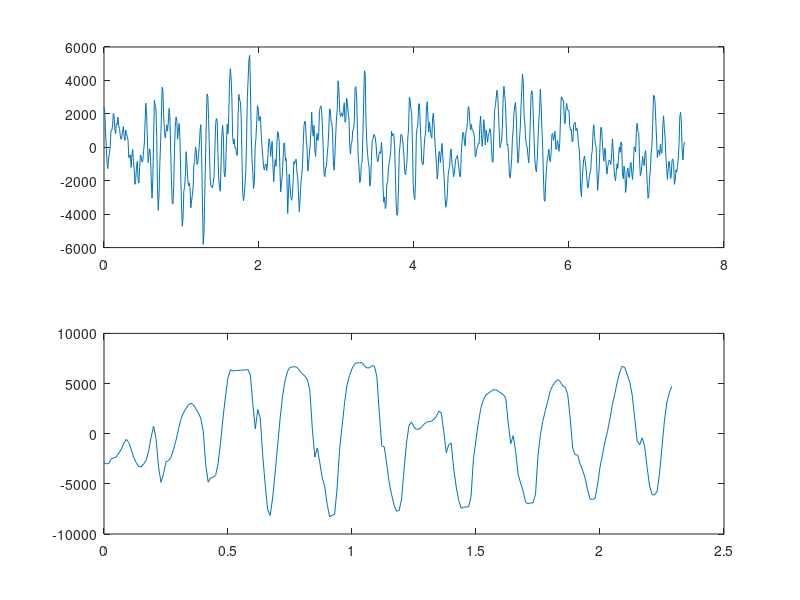
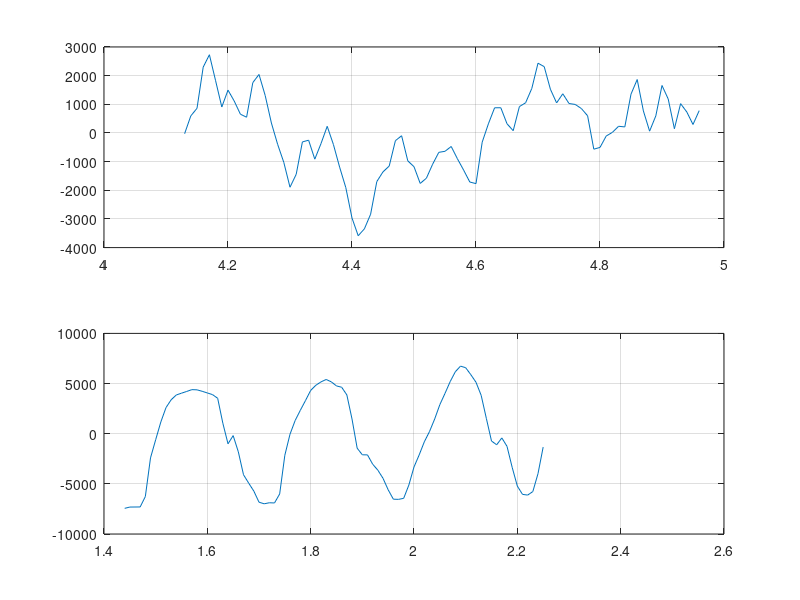
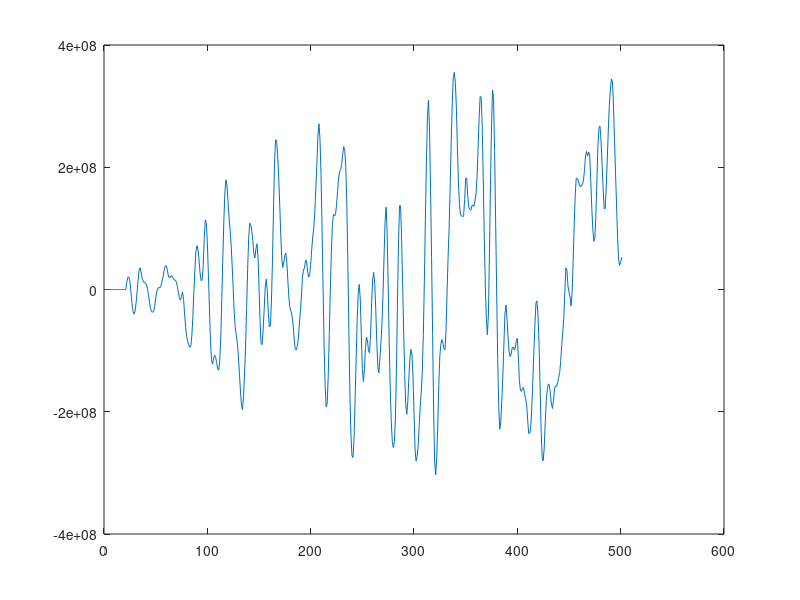
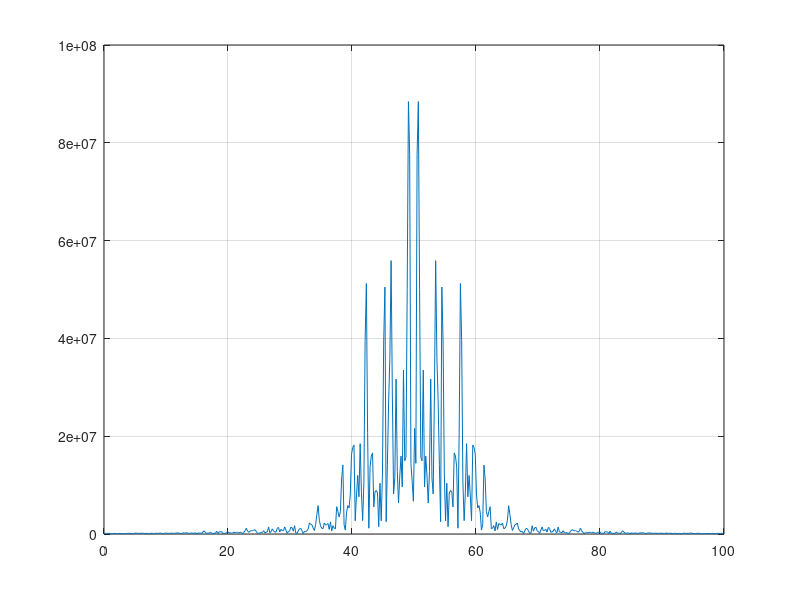

MATLAB code for these plots, in order:
%=== Завдання #3.6 ===
% Завантаження сигналу ЕЕГ файл (eeg1-f3.dat)
fs = 100;
eeg_1 = load('eeg1-f3.dat');
eeg1 = detrend(eeg_1);
t_1 = (0:length(eeg1)-1)/fs;
figure(22)
subplot(2, 1, 1); plot(t_1, eeg1);

% Завантаження сигналу ЕЕГ файл (eeg1-f4.dat)
eeg_2 = load('eeg1-f4.dat');
eeg2 = detrend(eeg_2);
t_2 = (0:length(eeg2)-1)/fs;
subplot(2, 1, 2); plot(t_2, eeg2);

% Виділення епохи сигналів ЕЕГ від t1 = 4,13 с до t2 = 4,96 с
t1 = 4.13;
t2 = 4.96;
t3 = 1.44;
t4 = 2.26;
n1 = fix(t1*fs)+1;
n2 = fix(t2*fs)+1;
n3 = fix(t3*fs)+1;
n4 = fix(t4*fs)+1;
figure(23)
subplot(2,1,1); plot(t_1(n1:n2), eeg1(n1:n2)), grid on;
subplot(2,1,2); plot(t_2(n3:n4), eeg2(n3:n4)), grid on;

% Обчислення ВКФ сигналів ЕЕГ
maxlag = 250;
vkf = xcorr(eeg1, eeg2, maxlag);
figure(24)
plot(vkf);

% Обчислення взаємної спектральної щільності сигналів ЕЕГ
Sx = abs(fft(vkf)/length(vkf));
Sy = Sx';
Syf = [Sy(1),2.*Sy(2:end-1),Sy(end)];
Syn = fftshift(Syf);
N = length(Sy);
t3 = (0:N-1)/N*fs;
figure(25)
plot(t3, Syn), grid on;